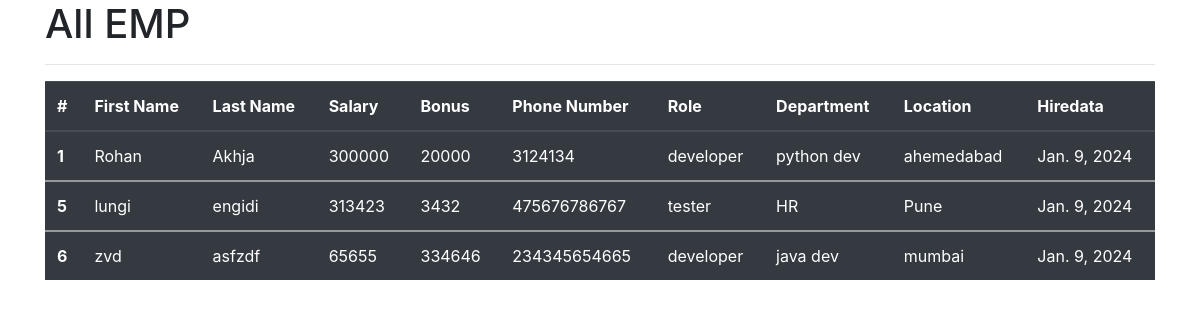
The app's page /all_emp with its own data.
### emp_app/models.py (models this page shows, shortened)
class Employee(models.Model):
    first_name = models.CharField(max_length=100,null=False)
    last_name = models.CharField(max_length=30)
    dept = models.ForeignKey(Department,on_delete=models.CASCADE)
    salary = models.IntegerField(default=0)
    bonus = models.IntegerField(default=0)
    role = models.ForeignKey(Role,on_delete=models.CASCADE)
    phone = models.IntegerField(default=0)
    hire_data = models.DateField()
    def __str__(self):
        return "%s %s %s" %(self.first_name,self.last_name,self.phone)

class Role(models.Model):
    name = models.CharField(max_length=100,null= False)

class Department(models.Model):
    name = models.CharField(max_length=100,null=False)
    location = models.CharField(max_length=100)

### emp_app/views.py (the view)
# urls.py: path('all_emp',views.all_emp,name = 'all_emp'),
def all_emp(request):
    emps = Employee.objects.all()
    context = {
        'emps': emps
    }
    print(context)
    return render(request,'all_emp.html',context)

### emp_app/templates/all_emp.html (shortened to what this page needs)
<!DOCTYPE html>
<html lang="en">
<head>
    <link rel="stylesheet" href="https://cdn.jsdelivr.net/npm/bootstrap@4.4.1/dist/css/bootstrap.min.css">
</head>
<body>
  <div class="container">
      <h1>All EMP</h1>
      <hr>
      <table class="table table-dark">
  <thead>
    <tr>
      <th scope="col">#</th>
      <th scope="col">First Name</th>
      <th scope="col">Last Name</th>
      <th scope="col">Salary</th>
        <th scope="col">Bonus</th>
        <th scope="col">Phone Number</th>
        <th scope="col">Role</th>
        <th scope="col">Department</th>
        <th scope="col">Location</th>
        <th scope="col">Hiredata</th>
    </tr>
  </thead>
          {% for emp in emps %}
  <tbody>
    <tr>
      <th scope="row">{{emp.id}}</th>
      <td>{{emp.first_name}}</td>
      <td>{{emp.last_name}}</td>
      <td>{{emp.salary}}</td>
        <td>{{emp.bonus}}</td>
        <td>{{emp.phone}}</td>
        <td>{{emp.role.name}}</td>
        <td>{{emp.dept.name}}</td>
        <td>{{emp.dept.location}}</td>
        <td>{{emp.hire_data}}</td>
    </tr>
  </tbody>
          {% endfor %}
</table>
  </div>
  </body>
</html>

### records on screen
Employee: id "1", first_name "Rohan", last_name "Akhja", salary "300000", bonus "20000", phone "3124134", role.name "developer", dept.name "python dev", dept.location "ahemedabad", hire_data "Jan. 9, 2024"
Employee: id "5", first_name "lungi", last_name "engidi", salary "313423", bonus "3432", phone "475676786767", role.name "tester", dept.name "HR", dept.location "Pune", hire_data "Jan. 9, 2024"
Employee: id "6", first_name "zvd", last_name "asfzdf", salary "65655", bonus "334646", phone "234345654665", role.name "developer", dept.name "java dev", dept.location "mumbai", hire_data "Jan. 9, 2024"
